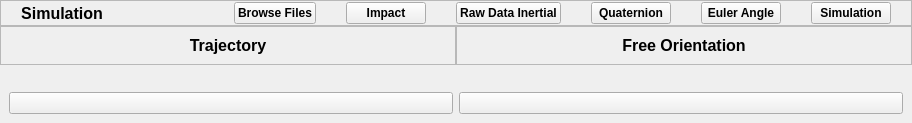
                <widget class="QWidget" name="simulation">
                 <layout class="QVBoxLayout" name="verticalLayout_41">
                  <property name="spacing">
                   <number>0</number>
                  </property>
                  <property name="leftMargin">
                   <number>0</number>
                  </property>
                  <property name="topMargin">
                   <number>0</number>
                  </property>
                  <property name="rightMargin">
                   <number>0</number>
                  </property>
                  <property name="bottomMargin">
                   <number>0</number>
                  </property>
                  <item>
                   <widget class="QFrame" name="frame_20">
                    <property name="sizePolicy">
                     <sizepolicy hsizetype="Preferred" vsizetype="Minimum">
                      <horstretch>0</horstretch>
                      <verstretch>0</verstretch>
                     </sizepolicy>
                    </property>
                    <property name="maximumSize">
                     <size>
                      <width>16777215</width>
                      <height>40</height>
                     </size>
                    </property>
                    <property name="frameShape">
                     <enum>QFrame::StyledPanel</enum>
                    </property>
                    <property name="frameShadow">
                     <enum>QFrame::Raised</enum>
                    </property>
                    <layout class="QHBoxLayout" name="horizontalLayout_14">
                     <property name="spacing">
                      <number>0</number>
                     </property>
                     <property name="leftMargin">
                      <number>20</number>
                     </property>
                     <property name="topMargin">
                      <number>0</number>
                     </property>
                     <property name="rightMargin">
                      <number>20</number>
                     </property>
                     <property name="bottomMargin">
                      <number>0</number>
                     </property>
                     <item>
                      <widget class="QLabel" name="label_17">
                       <property name="sizePolicy">
                        <sizepolicy hsizetype="Preferred" vsizetype="Preferred">
                         <horstretch>0</horstretch>
                         <verstretch>0</verstretch>
                        </sizepolicy>
                       </property>
                       <property name="font">
                        <font>
                         <pointsize>12</pointsize>
                         <weight>75</weight>
                         <bold>true</bold>
                        </font>
                       </property>
                       <property name="text">
                        <string>Simulation                         </string>
                       </property>
                       <property name="alignment">
                        <set>Qt::AlignCenter</set>
                       </property>
                      </widget>
                     </item>
                     <item>
                      <spacer name="horizontalSpacer_5">
                       <property name="orientation">
                        <enum>Qt::Horizontal</enum>
                       </property>
                       <property name="sizeType">
                        <enum>QSizePolicy::Expanding</enum>
                       </property>
                       <property name="sizeHint" stdset="0">
                        <size>
                         <width>20</width>
                         <height>24</height>
                        </size>
                       </property>
                      </spacer>
                     </item>
                     <item>
                      <widget class="QPushButton" name="sLoadFileInertial">
                       <property name="font">
                        <font>
                         <weight>75</weight>
                         <bold>true</bold>
                        </font>
                       </property>
                       <property name="text">
                        <string>Browse Files</string>
                       </property>
                      </widget>
                     </item>
                     <item>
                      <spacer name="horizontalSpacer_17">
                       <property name="orientation">
                        <enum>Qt::Horizontal</enum>
                       </property>
                       <property name="sizeType">
                        <enum>QSizePolicy::Fixed</enum>
                       </property>
                       <property name="sizeHint" stdset="0">
                        <size>
                         <width>30</width>
                         <height>20</height>
                        </size>
                       </property>
                      </spacer>
                     </item>
                     <item>
                      <widget class="QPushButton" name="sImpact">
                       <property name="font">
                        <font>
                         <weight>75</weight>
                         <bold>true</bold>
                        </font>
                       </property>
                       <property name="text">
                        <string>Impact</string>
                       </property>
                      </widget>
                     </item>
                     <item>
                      <spacer name="horizontalSpacer_18">
                       <property name="orientation">
                        <enum>Qt::Horizontal</enum>
                       </property>
                       <property name="sizeType">
                        <enum>QSizePolicy::Fixed</enum>
                       </property>
                       <property name="sizeHint" stdset="0">
                        <size>
                         <width>30</width>
                         <height>20</height>
                        </size>
                       </property>
                      </spacer>
                     </item>
                     <item>
                      <widget class="QPushButton" name="sRawDatabtn">
                       <property name="font">
                        <font>
                         <weight>75</weight>
                         <bold>true</bold>
                        </font>
                       </property>
                       <property name="text">
                        <string>Raw Data Inertial</string>
                       </property>
                      </widget>
                     </item>
                     <item>
                      <spacer name="horizontalSpacer_19">
                       <property name="orientation">
                        <enum>Qt::Horizontal</enum>
                       </property>
                       <property name="sizeType">
                        <enum>QSizePolicy::Fixed</enum>
                       </property>
                       <property name="sizeHint" stdset="0">
                        <size>
                         <width>30</width>
                         <height>20</height>
                        </size>
                       </property>
                      </spacer>
                     </item>
                     <item>
                      <widget class="QPushButton" name="sQuaternionbtn">
                       <property name="font">
                        <font>
                         <weight>75</weight>
                         <bold>true</bold>
                        </font>
                       </property>
                       <property name="text">
                        <string>Quaternion</string>
                       </property>
                      </widget>
                     </item>
                     <item>
                      <spacer name="horizontalSpacer_20">
                       <property name="orientation">
                        <enum>Qt::Horizontal</enum>
                       </property>
                       <property name="sizeType">
                        <enum>QSizePolicy::Fixed</enum>
                       </property>
                       <property name="sizeHint" stdset="0">
                        <size>
                         <width>30</width>
                         <height>20</height>
                        </size>
                       </property>
                      </spacer>
                     </item>
                     <item>
                      <widget class="QPushButton" name="sEulerbtn">
                       <property name="font">
                        <font>
                         <weight>75</weight>
                         <bold>true</bold>
                        </font>
                       </property>
                       <property name="text">
                        <string>Euler Angle</string>
                       </property>
                      </widget>
                     </item>
                     <item>
                      <spacer name="horizontalSpacer_21">
                       <property name="orientation">
                        <enum>Qt::Horizontal</enum>
                       </property>
                       <property name="sizeType">
                        <enum>QSizePolicy::Fixed</enum>
                       </property>
                       <property name="sizeHint" stdset="0">
                        <size>
                         <width>30</width>
                         <height>20</height>
                        </size>
                       </property>
                      </spacer>
                     </item>
                     <item>
                      <widget class="QPushButton" name="sSimulationbtn">
                       <property name="font">
                        <font>
                         <weight>75</weight>
                         <bold>true</bold>
                        </font>
                       </property>
                       <property name="text">
                        <string>Simulation</string>
                       </property>
                      </widget>
                     </item>
                    </layout>
                   </widget>
                  </item>
                  <item>
                   <widget class="QWidget" name="Simulatio_widget" native="true">
                    <property name="sizePolicy">
                     <sizepolicy hsizetype="Preferred" vsizetype="Preferred">
                      <horstretch>0</horstretch>
                      <verstretch>0</verstretch>
                     </sizepolicy>
                    </property>
                    <property name="minimumSize">
                     <size>
                      <width>0</width>
                      <height>0</height>
                     </size>
                    </property>
                    <layout class="QVBoxLayout" name="verticalLayout_18">
                     <property name="spacing">
                      <number>0</number>
                     </property>
                     <property name="leftMargin">
                      <number>0</number>
                     </property>
                     <property name="topMargin">
                      <number>0</number>
                     </property>
                     <property name="rightMargin">
                      <number>0</number>
                     </property>
                     <property name="bottomMargin">
                      <number>0</number>
                     </property>
                     <item>
                      <widget class="QWidget" name="tittleLayout" native="true">
                       <layout class="QHBoxLayout" name="horizontalLayout_4">
                        <property name="spacing">
                         <number>0</number>
                        </property>
                        <property name="leftMargin">
                         <number>0</number>
                        </property>
                        <property name="topMargin">
                         <number>0</number>
                        </property>
                        <property name="rightMargin">
                         <number>0</number>
                        </property>
                        <property name="bottomMargin">
                         <number>0</number>
                        </property>
                        <item>
                         <widget class="QFrame" name="frame_22">
                          <property name="frameShape">
                           <enum>QFrame::StyledPanel</enum>
                          </property>
                          <property name="frameShadow">
                           <enum>QFrame::Raised</enum>
                          </property>
                          <layout class="QVBoxLayout" name="verticalLayout_27">
                           <item>
                            <widget class="QLabel" name="label_18">
                             <property name="sizePolicy">
                              <sizepolicy hsizetype="Preferred" vsizetype="Maximum">
                               <horstretch>0</horstretch>
                               <verstretch>0</verstretch>
                              </sizepolicy>
                             </property>
                             <property name="font">
                              <font>
                               <pointsize>12</pointsize>
                               <weight>75</weight>
                               <bold>true</bold>
                              </font>
                             </property>
                             <property name="text">
                              <string>Trajectory</string>
                             </property>
                             <property name="alignment">
                              <set>Qt::AlignHCenter|Qt::AlignTop</set>
                             </property>
                            </widget>
                           </item>
                          </layout>
                         </widget>
                        </item>
                        <item>
                         <widget class="QFrame" name="frame_24">
                          <property name="frameShape">
                           <enum>QFrame::StyledPanel</enum>
                          </property>
                          <property name="frameShadow">
                           <enum>QFrame::Raised</enum>
                          </property>
                          <layout class="QVBoxLayout" name="verticalLayout_28">
                           <item>
                            <widget class="QLabel" name="label_19">
                             <property name="sizePolicy">
                              <sizepolicy hsizetype="Preferred" vsizetype="Maximum">
                               <horstretch>0</horstretch>
                               <verstretch>0</verstretch>
                              </sizepolicy>
                             </property>
                             <property name="font">
                              <font>
                               <pointsize>12</pointsize>
                               <weight>75</weight>
                               <bold>true</bold>
                              </font>
                             </property>
                             <property name="text">
                              <string>Free Orientation</string>
                             </property>
                             <property name="alignment">
                              <set>Qt::AlignHCenter|Qt::AlignTop</set>
                             </property>
                            </widget>
                           </item>
                          </layout>
                         </widget>
                        </item>
                       </layout>
                      </widget>
                     </item>
                     <item>
                      <widget class="QWidget" name="simulationlayout" native="true">
                       <layout class="QHBoxLayout" name="horizontalLayout_15">
                        <property name="spacing">
                         <number>0</number>
                        </property>
                        <property name="leftMargin">
                         <number>0</number>
                        </property>
                        <property name="topMargin">
                         <number>0</number>
                        </property>
                        <property name="rightMargin">
                         <number>0</number>
                        </property>
                        <property name="bottomMargin">
                         <number>0</number>
                        </property>
                        <item>
                         <widget class="QWidget" name="widgetTrajectory" native="true">
                          <property name="sizePolicy">
                           <sizepolicy hsizetype="Preferred" vsizetype="Expanding">
                            <horstretch>0</horstretch>
                            <verstretch>0</verstretch>
                           </sizepolicy>
                          </property>
                          <layout class="QVBoxLayout" name="verticalLayout_34"/>
                         </widget>
                        </item>
                        <item>
                         <widget class="QWidget" name="widgetOrientaion" native="true">
                          <layout class="QVBoxLayout" name="verticalLayout_33"/>
                         </widget>
                        </item>
                       </layout>
                      </widget>
                     </item>
                    </layout>
                   </widget>
                  </item>
                  <item>
                   <widget class="QWidget" name="widget" native="true">
                    <layout class="QHBoxLayout" name="horizontalLayout_11">
                     <item>
                      <widget class="QPushButton" name="simulationPlay">
                       <property name="text">
                        <string/>
                       </property>
                       <property name="icon">
                        <iconset resource="resources.qrc">
                         <normaloff>:/icons/icons/play-circle.svg</normaloff>:/icons/icons/play-circle.svg</iconset>
                       </property>
                       <property name="iconSize">
                        <size>
                         <width>24</width>
                         <height>24</height>
                        </size>
                       </property>
                      </widget>
                     </item>
                     <item>
                      <widget class="QPushButton" name="simulationStop">
                       <property name="text">
                        <string/>
                       </property>
                       <property name="icon">
                        <iconset resource="resources.qrc">
                         <normaloff>:/icons/icons/stop-circle.svg</normaloff>:/icons/icons/stop-circle.svg</iconset>
                       </property>
                       <property name="iconSize">
                        <size>
                         <width>24</width>
                         <height>24</height>
                        </size>
                       </property>
                      </widget>
                     </item>
                    </layout>
                   </widget>
                  </item>
                 </layout>
                </widget>
